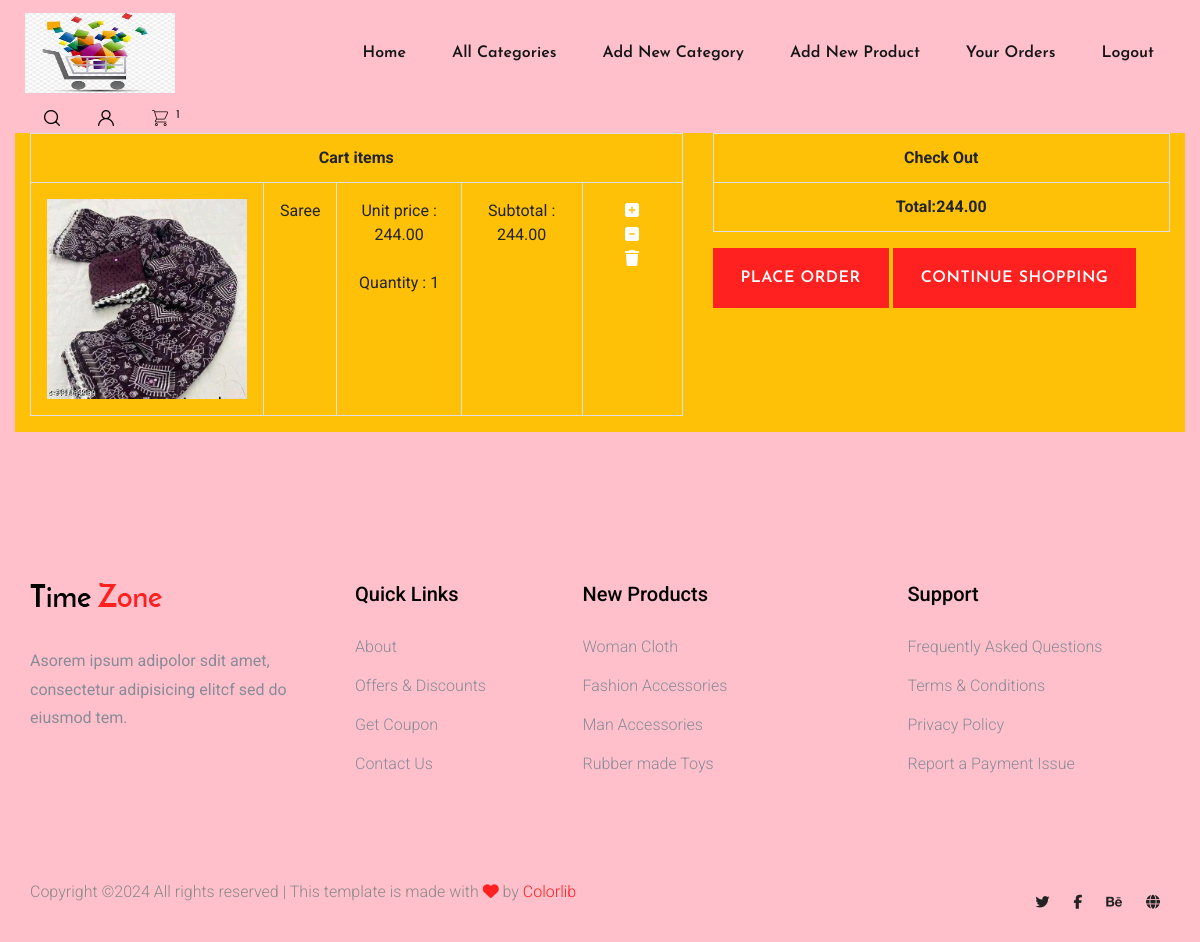
Page /cart/cart (signed in) on the committed database.
### cart/models.py (models this page shows)
class Cart(models.Model):
    user=models.ForeignKey(User,on_delete=models.CASCADE)
    product = models.ForeignKey(Product,on_delete=models.CASCADE)
    quantity =models.IntegerField(default=1)
    date_added=models.DateTimeField(auto_now_add=True)
    def subtotal(self):
        return self.quantity*self.product.price

### shop/models.py (models this page shows)
class Product(models.Model):
    name = models.CharField(max_length=20)
    description = models.TextField()
    image = models.ImageField(upload_to='products')
    price = models.DecimalField(max_digits=10,decimal_places=2)
    stock = models.IntegerField()
    available = models.BooleanField(default=True)
    created = models.DateTimeField(auto_now_add=True)
    updated = models.DateTimeField(auto_now=True)
    category = models.ForeignKey(Category,on_delete=models.CASCADE)

### cart/views.py (the view)
# urls.py: path('cart',views.cartview,name='cart'),
@login_required
def cartview(request):
    u=request.user
    try:
        c=Cart.objects.filter(user=u)
        total=0
        for i in c:
            total += i.quantity*i.product.price
        context = {'cart': c,'total':total}
    except:
        pass
    return render(request, 'cart.html',context)

### cart/context_processors.py (called while the page is built)
def count_items(request):
    u=request.user
    count = 0
    if request.user.is_authenticated:
        try:
            c=Cart.objects.filter(user=u)
            for i in c:
                count +=i.quantity
        except:
            count=0
    return{'c':count}

### shop/context_processors.py (called while the page is built)
def category_list(request):
    c=Category.objects.all()
    return {'cl':c}

### templates/cart.html (shortened to what this page needs)
<!DOCTYPE html>
{% extends 'base.html' %}
{% load static %}
{% block content %}
<html lang="en">
<head>
    <link rel="stylesheet" href="https://cdnjs.cloudflare.com/ajax/libs/font-awesome/6.6.0/css/all.min.css" />
</head>
<body>
<div class="container bg-warning">
    <div class="row">
        <div class="col-7">
            <table class="table table-bordered border-3">
                <tr>
                    <th colspan="5" class="text-center">Cart items</th>
                </tr>
                {% for i in cart %}
                <tr>
                    <td class="p-3"><img src="{{ i.product.image.url }}" width="200px" height="200px"></img></td>
                    <td class="text-md-center p-3">{{i.product.name}}</td>
                    <td class="text-md-center p-3">Unit price : {{i.product.price}}<br><br>Quantity : {{i.quantity}}</td>
                    <td class="text-md-center p-3">Subtotal : {{i.subtotal}}</td>
                    {% if i.product.stock > 0 %}
                    <td width="100px" class="text-md-center p-3">
                        <a href="{% url 'cart:addtocart' i.product.id %} "> <i class="fa-solid fa-square-plus" ></i></a><br>
                        <a href="{% url 'cart:cartrm' i.product.id %}"><i class="fa-solid fa-square-minus"></i></a><br>
                        <a href="{% url 'cart:cartdel' i.product.id %}"><i class="fa-solid fa-trash"></i></a>
                        {% else %}
                        <a href="{% url 'cart:cartrm' i.product.id %}"><i class="fa-solid fa-square-minus"></i></a><br>
                        <a href="{% url 'cart:cartdel' i.product.id %}"><i class="fa-solid fa-trash"></i></a>
                    {% endif %}
                    </td>
                </tr>
                {% endfor %}
            </table>
        </div>
        <div class="col-5">
          <table class="table table-bordered border-3">
                <tr>
                    <th colspan="5" class="text-center">Check Out</th>
                </tr>
              <tr>
                    <th colspan="5" class="text-center">Total:{{ total }}</th>
                </tr>
          </table>
                  <a href="{% url 'cart:order' %}" class="btn btn-primary" >Place Order</a>
                  <a href="" class="btn btn-primary">Continue Shopping</a>
        </div>
    </div>
</div>
</body>
</html>
{% endblock %}

### rows in the picture
Cart: product.image (picture), product.name "Saree", product.price "244.00", quantity "1", subtotal "244.00"

### other values in the picture
{{ c }} "1"
{{ total }} "244.00"
